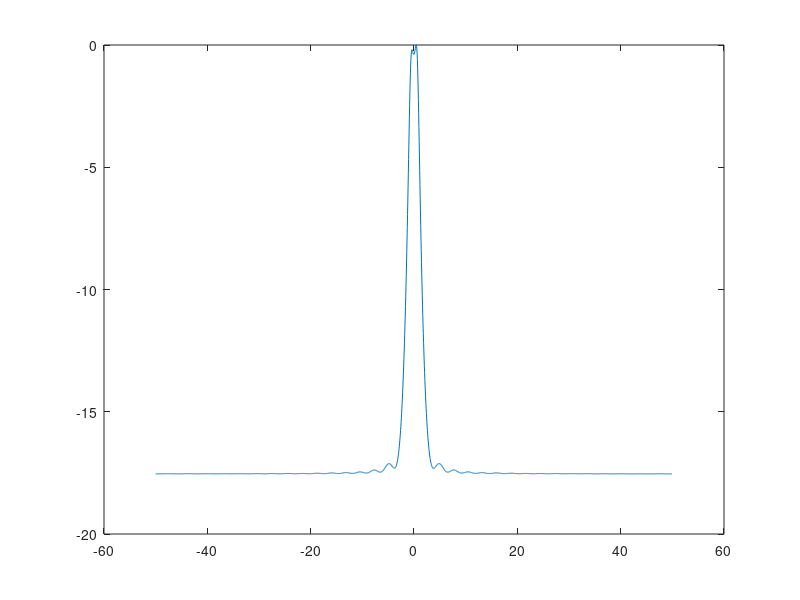

The MATLAB script that drew this image: (Note: this script raises an error after producing the figure.)

%% music 算法估计 DOA
clear all;clc;close all ;
load("data_q1.mat");
load("data_q2.mat");
load("data_q4.mat");
%%阵列天线参数
M=86;% 阵列天线数量
K=256;%快拍数
N=123;%信号源数目
f0=78.8e9;%射频
c=299792458;

lambda=c/f0;%波长
T=1.25e-7;
Fs=1/T;%采样频率
d=0.0815/85;%阵元间距
%%接收信号
X1=Z_antnoisy;
%X1=Z;
R=X1*X1'/K;
[V,D]=eig(R);%eig 求特征值 D，特征向量 V
Eig=diag(D);%特征值
Eig=sort(Eig,'descend'); %从大到小排特征值
V=fliplr(V);%特征向量对应排
%%信源数估计 SORTE 方法估计出相干信源组一个独立信源看作是一个相干信源组 in[2]
D=diag(D);
D=sort(D,'descend');
lambda_1=zeros(1,M-1);

for i=1:M-1
lambda_1(i)=D(i)-D(i+1);
end
var_k=zeros(1,M-1);
for i=1:M-1
var_k(i)=var(lambda_1(i:M-1));
end
for i=1:M-2
if(var_k(i)~=0)
SORTE(i)=var_k(i+1)/var_k(i);
else
SORTE(i)=1e10;
end
end
[aa num_1]=sort(SORTE(1:M-3));
N=num_1(1)
N=2;
Us=V(:,1:N);
Un=V(:,N+1:M);
%%峰值搜索
P_mus=zeros(1,2000);
a=zeros(M,1);
angle=[-50:0.05:50-0.05];
e1=zeros(M,1);
e1(1,1)=1;
for theta_1=1:2000%遍历每个角度
a=exp(-1i*2*pi*d/lambda*sin(angle(theta_1)/180*pi)*(0:M-1)');
P_mus(theta_1)=1/(a'*Un*Un'*a);
%P_mus(theta_1)=1/abs(a'*Un*Un'*e1)^2;
end
figure;
h=plot(angle,10*log10(abs(P_mus)/abs(max(P_mus))));

%[num,loc] = findpeaks(10*log10(abs(P_mus)/abs(max(P_mus)))) ;                        %寻找出全部峰值
%[a_num,a_loc] = max(num);                          %在全部峰值里面找出最大的一个a_num，包含其位置a_loc
%location_in_x_1 = loc(a_loc);  

[num,loc] = findpeakm( 10*log10(abs(P_mus)/abs(max(P_mus)))) ;                      %寻找出全部峰值
[a_num,a_loc]=sort(loc,1,'descend')

maxPink=a_num(1);
scMaxPink=a_num(2);
[pag]=ind2sub(size(10*log10(abs(P_mus)/abs(max(P_mus)))),find(10*log10(abs(P_mus)/abs(max(P_mus)))==maxPink));
[pag1]=ind2sub(size(10*log10(abs(P_mus)/abs(max(P_mus)))),find(10*log10(abs(P_mus)/abs(max(P_mus)))==scMaxPink));

location_in_x_1 = pag; 
location_in_x_2 = pag1; 

fprintf('The angle is %8.5f and %8.5f\n',angle(location_in_x_1),angle(location_in_x_2));

set(h,'Linewidth',2);
xlabel('入射角/(degree)');
ylabel('归一化空间谱/(dB)');
title('music 算法估计 DOA');
%axis([-50 50 -4 0]);
grid on;

